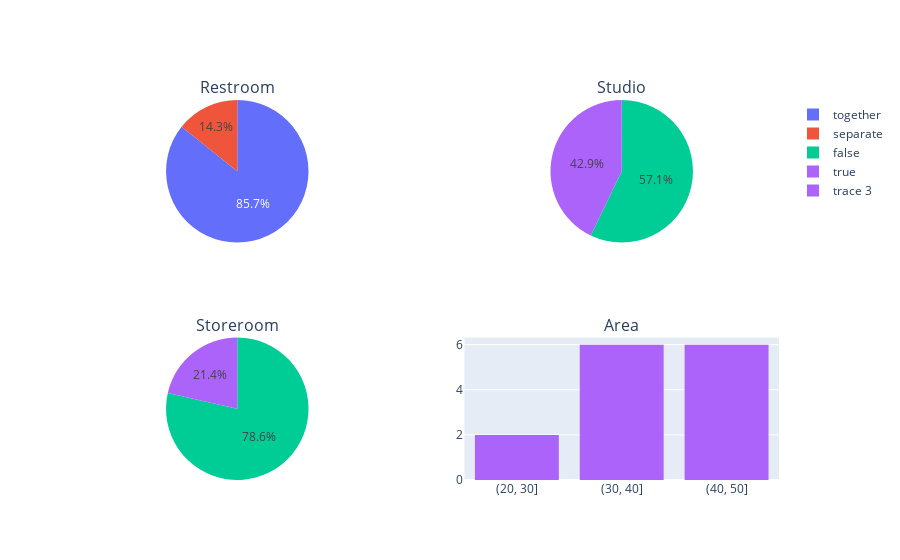

This figure's notebook cell:
### Code cell
import plotly.graph_objects as go

from plotly.subplots import make_subplots

n_rooms = 1
df_rooms = df[df.n_rooms == n_rooms]
fig = make_subplots(rows=2, cols=2,
                    specs=[[{"type": 'domain'}, {"type": 'domain'}],
                           [{"type": "domain"}, {}]],
                   subplot_titles=("Restroom", "Studio", 
                                   "Storeroom", "Area"))
fig.add_trace(go.Pie(values=df_rooms.restroom.value_counts(),
       labels=df_rooms.restroom.value_counts().index ),
             row=1, col=1)
fig.add_trace(go.Pie(values=df_rooms.studio.value_counts(),
       labels=df_rooms.studio.value_counts().index ),
             row=1, col=2)
fig.add_trace(go.Pie(values=df_rooms.storeroom.value_counts(),
       labels=df_rooms.storeroom.value_counts().index ),
             row=2, col=1)
# fig.update_traces(hoverinfo='label+percent', textinfo='label+percent+value',
#                  showlegend=False)
fig.add_trace(go.Histogram(x=df_rooms.area_cat.sort_values().astype('string')),
#     go.Pie(values=df_rooms.area_cat.value_counts(),
#        labels=df_rooms.area_cat.astype('string').value_counts().index ),
             row=2, col=2)

### Figure 1 — Plotly figure (JSON) as saved in the notebook; plotly's stock layout.template omitted (floating-point values rounded to 4 significant figures)
{"data": [{"domain": {"x": [0, 0.45], "y": [0.625, 1]}, "labels": ["together", "separate"], "type": "pie", "values": [12, 2]}, {"domain": {"x": [0.55, 1], "y": [0.625, 1]}, "labels": [false, true], "type": "pie", "values": [8, 6]}, {"domain": {"x": [0, 0.45], "y": [0, 0.375]}, "labels": [false, true], "type": "pie", "values": [11, 3]}, {"type": "histogram", "x": ["(20, 30]", "(20, 30]", "(30, 40]", "(30, 40]", "(30, 40]", "(30, 40]", "(30, 40]", "(30, 40]", "(40, 50]", "(40, 50]", "(40, 50]", "(40, 50]", "(40, 50]", "(40, 50]"], "xaxis": "x", "yaxis": "y"}], "layout": {"annotations": [{"font": {"size": 16}, "showarrow": false, "text": "Restroom", "x": 0.225, "xanchor": "center", "xref": "paper", "y": 1, "yanchor": "bottom", "yref": "paper"}, {"font": {"size": 16}, "showarrow": false, "text": "Studio", "x": 0.775, "xanchor": "center", "xref": "paper", "y": 1, "yanchor": "bottom", "yref": "paper"}, {"font": {"size": 16}, "showarrow": false, "text": "Storeroom", "x": 0.225, "xanchor": "center", "xref": "paper", "y": 0.375, "yanchor": "bottom", "yref": "paper"}, {"font": {"size": 16}, "showarrow": false, "text": "Area", "x": 0.775, "xanchor": "center", "xref": "paper", "y": 0.375, "yanchor": "bottom", "yref": "paper"}], "xaxis": {"anchor": "y", "domain": [0.55, 1]}, "yaxis": {"anchor": "x", "domain": [0, 0.375]}}}
